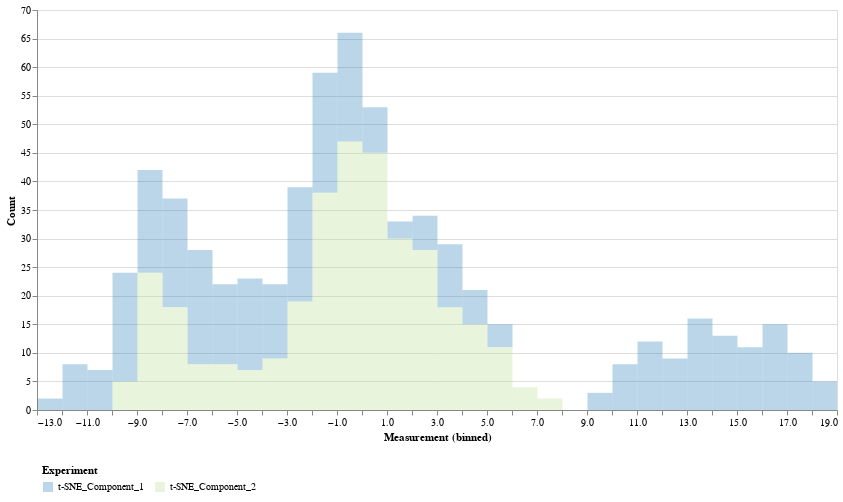

The notebook cell saved with this chart:
### Markdown cell above
<font size="+1" color="grey"><b> 2.1.3 Histogram Plot</b></font>

### Code cell
histogram_shade.configure_title(
    fontSize=18
).configure_axis(
    labelFontSize=15,
    titleFontSize=18
).configure_legend(
    labelFontSize=15,
    titleFontSize=18,
    orient="bottom", title=None, padding=5, labelLimit=200, 
    # columns=3
)
# .save('../../images/case2_histogram_plot.png', format='png', scale_factor=2)
histogram_shade

### Figure 1 — Vega-Lite specification as saved in the notebook (floating-point values rounded to 4 significant figures; data arrays with more than 128 entries replaced by an {"elided": "..."} marker saying what was removed)
{"config": {"view": {"continuousWidth": 300, "continuousHeight": 300}, "legend": {"labelLimit": 200, "orient": "bottom", "padding": 5}}, "data": {"name": "data-b1c7a935c78ba29f515a7dbcacd3040b"}, "mark": {"type": "bar", "binSpacing": 0, "opacity": 0.3}, "encoding": {"color": {"field": "Experiment", "scale": {"domain": ["t-SNE_Component_1", "t-SNE_Component_2"], "range": ["#1f78b4", "#b2df8a"]}, "sort": ["t-SNE_Component_1", "t-SNE_Component_2"], "type": "nominal"}, "x": {"bin": {"maxbins": 50}, "field": "Measurement", "type": "quantitative"}, "y": {"aggregate": "count", "title": "Count", "type": "quantitative"}}, "height": 400, "params": [{"name": "param_6", "select": {"type": "interval", "encodings": ["x", "y"]}, "bind": "scales"}], "transform": [{"fold": ["t-SNE_Component_1", "t-SNE_Component_2"], "as": ["Experiment", "Measurement"]}], "width": 800, "$schema": "https://vega.github.io/schema/vega-lite/v5.20.1.json", "datasets": {"data-b1c7a935c78ba29f515a7dbcacd3040b": {"elided": "336 records"}}}
